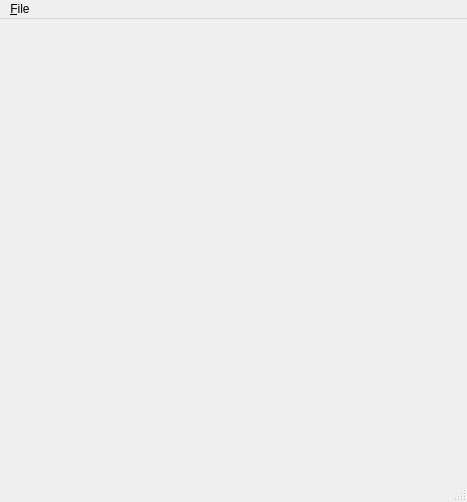
<?xml version="1.0" encoding="UTF-8"?>
<ui version="4.0">
 <class>MainWindow</class>
 <widget class="QMainWindow" name="MainWindow">
  <property name="geometry">
   <rect>
    <x>0</x>
    <y>0</y>
    <width>467</width>
    <height>502</height>
   </rect>
  </property>
  <property name="windowTitle">
   <string>MainWindow</string>
  </property>
  <widget class="QWidget" name="centralwidget">
   <widget class="TrafficLightWidget" name="lightWidget" native="true">
    <property name="geometry">
     <rect>
      <x>50</x>
      <y>50</y>
      <width>120</width>
      <height>300</height>
     </rect>
    </property>
    <property name="minimumSize">
     <size>
      <width>110</width>
      <height>300</height>
     </size>
    </property>
   </widget>
  </widget>
  <widget class="QMenuBar" name="menubar">
   <property name="geometry">
    <rect>
     <x>0</x>
     <y>0</y>
     <width>467</width>
     <height>30</height>
    </rect>
   </property>
   <widget class="QMenu" name="menu_File">
    <property name="title">
     <string>&amp;File</string>
    </property>
    <addaction name="actionExit"/>
   </widget>
   <addaction name="menu_File"/>
  </widget>
  <widget class="QStatusBar" name="statusbar"/>
  <action name="actionExit">
   <property name="text">
    <string>E&amp;xit</string>
   </property>
  </action>
 </widget>
 <customwidgets>
  <customwidget>
   <class>TrafficLightWidget</class>
   <extends>QWidget</extends>
   <header>trafficlightwidget.h</header>
   <container>1</container>
  </customwidget>
 </customwidgets>
 <resources/>
 <connections/>
</ui>
